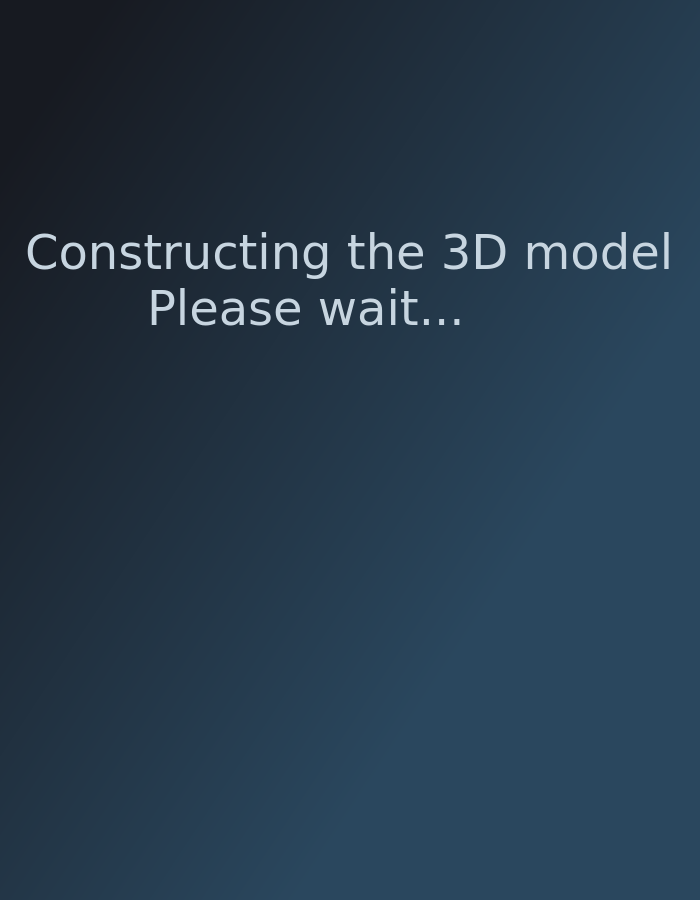
<?xml version="1.0" encoding="UTF-8"?>
<ui version="4.0">
 <class>MainWindow</class>
 <widget class="QMainWindow" name="MainWindow">
  <property name="geometry">
   <rect>
    <x>0</x>
    <y>0</y>
    <width>700</width>
    <height>900</height>
   </rect>
  </property>
  <property name="windowTitle">
   <string>MainWindow</string>
  </property>
  <widget class="QWidget" name="centralwidget">
   <widget class="QWidget" name="widget" native="true">
    <property name="geometry">
     <rect>
      <x>0</x>
      <y>0</y>
      <width>700</width>
      <height>900</height>
     </rect>
    </property>
    <property name="styleSheet">
     <string notr="true">QWidget#widget{
background-color: qlineargradient(spread:pad, x1:0.064, y1:0.107727, x2:0.869, y2:0.79, stop:0 rgba(23, 26, 33, 255), stop:0.806147 rgba(42, 71, 94, 255));}</string>
    </property>
    <widget class="QLabel" name="loadingLabel">
     <property name="geometry">
      <rect>
       <x>25</x>
       <y>230</y>
       <width>650</width>
       <height>100</height>
      </rect>
     </property>
     <property name="font">
      <font>
       <family>Verdana</family>
       <pointsize>36</pointsize>
       <weight>50</weight>
       <italic>false</italic>
       <bold>false</bold>
      </font>
     </property>
     <property name="styleSheet">
      <string notr="true">color: rgb(199, 213, 224);
font: 36pt &quot;Verdana&quot;;</string>
     </property>
     <property name="text">
      <string>Constructing the 3D model
        Please wait...</string>
     </property>
    </widget>
    <widget class="QLabel" name="loading">
     <property name="geometry">
      <rect>
       <x>286</x>
       <y>386</y>
       <width>128</width>
       <height>128</height>
      </rect>
     </property>
     <property name="text">
      <string/>
     </property>
     <property name="scaledContents">
      <bool>true</bool>
     </property>
     <property name="alignment">
      <set>Qt::AlignCenter</set>
     </property>
    </widget>
   </widget>
  </widget>
 </widget>
 <resources/>
 <connections/>
</ui>
